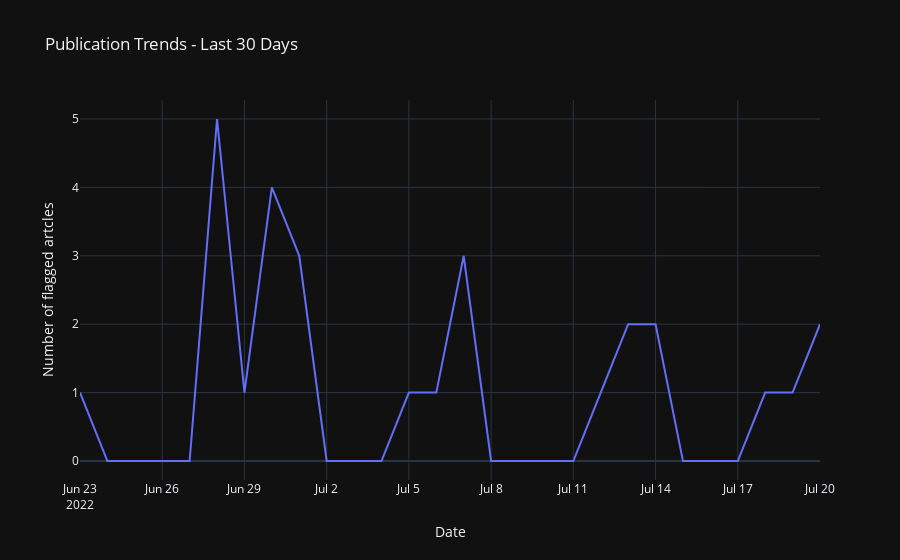

Notebook code cell kept with this figure:
### Code cell
fig

### Figure 1 — Plotly figure (JSON) as saved in the notebook; plotly's stock layout.template omitted (floating-point values rounded to 4 significant figures)
{"data": [{"hovertemplate": "Date=%{x}<br>Number of flagged artcles=%{y}<extra></extra>", "legendgroup": "", "line": {"color": "#636efa", "dash": "solid"}, "marker": {"symbol": "circle"}, "mode": "lines", "name": "", "orientation": "v", "showlegend": false, "type": "scatter", "x": ["2022-06-23T00:00:00", "2022-06-24T00:00:00", "2022-06-25T00:00:00", "2022-06-26T00:00:00", "2022-06-27T00:00:00", "2022-06-28T00:00:00", "2022-06-29T00:00:00", "2022-06-30T00:00:00", "2022-07-01T00:00:00", "2022-07-02T00:00:00", "2022-07-03T00:00:00", "2022-07-04T00:00:00", "2022-07-05T00:00:00", "2022-07-06T00:00:00", "2022-07-07T00:00:00", "2022-07-08T00:00:00", "2022-07-09T00:00:00", "2022-07-10T00:00:00", "2022-07-11T00:00:00", "2022-07-12T00:00:00", "2022-07-13T00:00:00", "2022-07-14T00:00:00", "2022-07-15T00:00:00", "2022-07-16T00:00:00", "2022-07-17T00:00:00", "2022-07-18T00:00:00", "2022-07-19T00:00:00", "2022-07-20T00:00:00"], "xaxis": "x", "y": [1, 0, 0, 0, 0, 5, 1, 4, 3, 0, 0, 0, 1, 1, 3, 0, 0, 0, 0, 1, 2, 2, 0, 0, 0, 1, 1, 2], "yaxis": "y"}], "layout": {"legend": {"tracegroupgap": 0}, "title": {"text": "Publication Trends - Last 30 Days"}, "xaxis": {"anchor": "y", "domain": [0, 1], "title": {"text": "Date"}}, "yaxis": {"anchor": "x", "domain": [0, 1], "title": {"text": "Number of flagged artcles"}}}}
